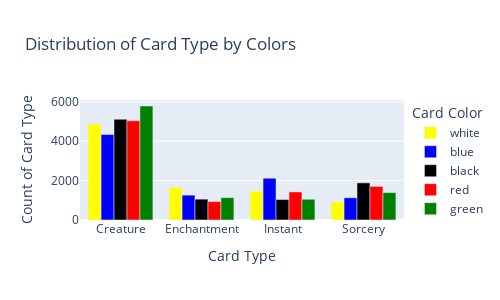

Notebook source saved alongside this figure:
### Markdown cell above
**Card type distribution by color**

### Code cell
colors_list = list(df['colors'].value_counts().index)
type_list = list(df['type'].value_counts().index)

fig = go.Figure(data=[
     go.Bar(
        name='white', 
        x=df[df['colors'] == 'W']['types'].value_counts().index[0:4], 
        y=df[df['colors'] == 'W']['types'].value_counts(), 
        textposition='auto', 
        marker_color='Yellow'
    ), 
      go.Bar(
        name='blue', 
        x=df[df['colors'] == 'U']['types'].value_counts().index[0:4], 
        y=df[df['colors'] == 'U']['types'].value_counts(), 
        textposition='auto', 
        marker_color='Blue'
    ), 
        go.Bar(
        name='black', 
        x=df[df['colors'] == 'B']['types'].value_counts().index[0:4], 
        y=df[df['colors'] == 'B']['types'].value_counts(), 
        textposition='auto', 
        marker_color='Black'
    ), 
        go.Bar(
        name='red', 
        x=df[df['colors'] == 'R']['types'].value_counts().index[0:4], 
        y=df[df['colors'] == 'R']['types'].value_counts(), 
        textposition='auto', 
        marker_color='Red'
    ), 
        go.Bar(
        name='green', 
        x=df[df['colors'] == 'G']['types'].value_counts().index[0:4], 
        y=df[df['colors'] == 'G']['types'].value_counts(), 
        textposition='auto', 
        marker_color='Green'
    )
])

fig.update_layout(
    barmode='group', 
    title='Distribution of Card Type by Colors', 
    xaxis=dict(
        title='Card Type'), 
    yaxis=dict(
        title='Count of Card Type'), 
    legend=dict(
        title='Card Color'), 
    height=300, 
    width=500
)

fig.show()

### Figure 1 — Plotly figure (JSON) as saved in the notebook; plotly's stock layout.template omitted (floating-point values rounded to 4 significant figures)
{"data": [{"marker": {"color": "Yellow"}, "name": "white", "textposition": "auto", "type": "bar", "x": ["Creature", "Enchantment", "Instant", "Sorcery"], "y": [4863, 1649, 1461, 913, 119, 110, 82, 72, 11, 9, 3, 1, 1, 1, 1]}, {"marker": {"color": "Blue"}, "name": "blue", "textposition": "auto", "type": "bar", "x": ["Creature", "Instant", "Enchantment", "Sorcery"], "y": [4333, 2117, 1261, 1128, 129, 116, 83, 47, 7, 6, 5, 3, 2]}, {"marker": {"color": "Black"}, "name": "black", "textposition": "auto", "type": "bar", "x": ["Creature", "Sorcery", "Enchantment", "Instant"], "y": [5109, 1883, 1057, 1036, 116, 109, 76, 42, 14, 12, 6, 3, 2, 1, 1]}, {"marker": {"color": "Red"}, "name": "red", "textposition": "auto", "type": "bar", "x": ["Creature", "Sorcery", "Instant", "Enchantment"], "y": [5027, 1702, 1423, 934, 141, 83, 50, 40, 10, 4, 2, 2, 2, 2, 2, 1, 1]}, {"marker": {"color": "Green"}, "name": "green", "textposition": "auto", "type": "bar", "x": ["Creature", "Sorcery", "Enchantment", "Instant"], "y": [5781, 1390, 1133, 1053, 130, 103, 82, 11, 9, 5, 4, 4, 3, 2, 2, 1]}], "layout": {"barmode": "group", "height": 300, "legend": {"title": {"text": "Card Color"}}, "title": {"text": "Distribution of Card Type by Colors"}, "width": 500, "xaxis": {"title": {"text": "Card Type"}}, "yaxis": {"title": {"text": "Count of Card Type"}}}}
